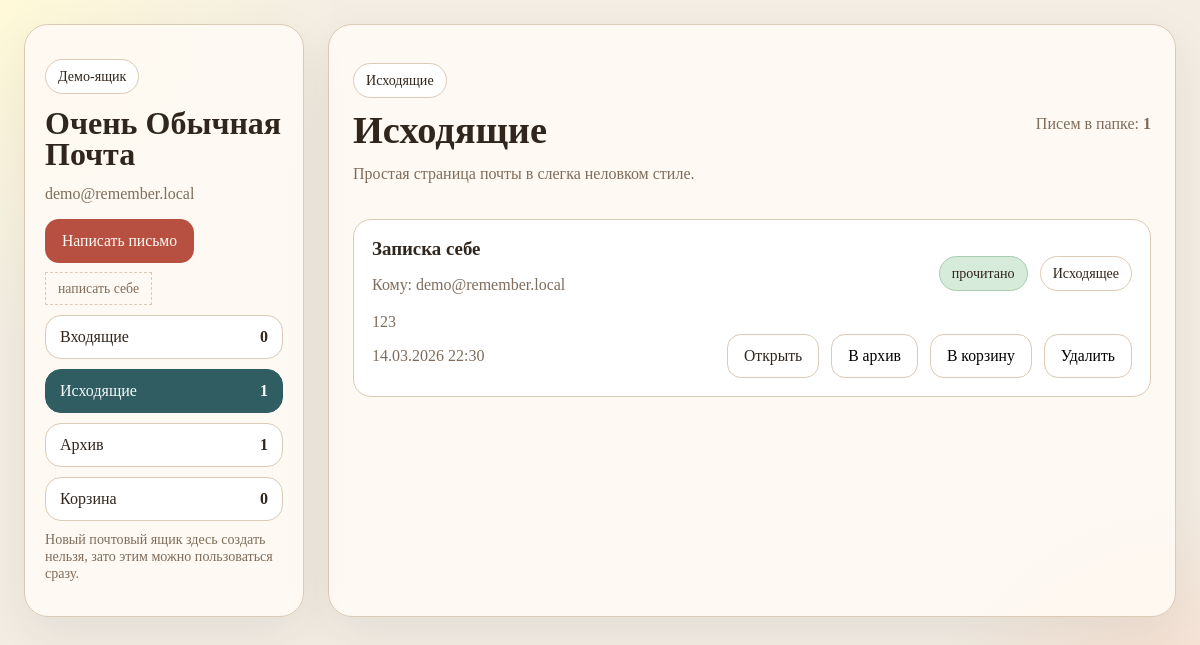
Page /mailbox/?folder=outbox on the committed database.
### mailbox_api/models.py (models this page shows, shortened)
class UserAccount(models.Model):
    email = models.EmailField(unique=True, validators=[EmailValidator()])
    display_name = models.CharField(max_length=255, blank=True)
    created_at = models.DateTimeField(auto_now_add=True)
    class Meta:
        ordering = ["email"]

class MailboxEntry(models.Model):
    class Direction(models.TextChoices):
        INCOMING = "incoming", "Incoming"
        OUTGOING = "outgoing", "Outgoing"
    class Folder(models.TextChoices):
        INBOX = "inbox", "Inbox"
        OUTBOX = "outbox", "Outbox"
        ARCHIVE = "archive", "Archive"
        TRASH = "trash", "Trash"
    owner = models.ForeignKey(
        UserAccount,
        on_delete=models.CASCADE,
        related_name="mailbox_entries",
    )
    message = models.ForeignKey(
        Message,
        on_delete=models.CASCADE,
        related_name="mailbox_entries",
    )
    direction = models.CharField(max_length=10, choices=Direction.choices)
    folder = models.CharField(max_length=10, choices=Folder.choices)
    is_read = models.BooleanField(default=False)
    read_at = models.DateTimeField(null=True, blank=True)
    updated_at = models.DateTimeField(auto_now=True)
    created_at = models.DateTimeField(auto_now_add=True)
    class Meta:
        ordering = ["-message__created_at", "-created_at"]
        constraints = [
            models.UniqueConstraint(
                fields=["owner", "message", "direction"],
                name="unique_mailbox_entry_per_owner_direction",
            )
        ]

class Message(models.Model):
    sender = models.ForeignKey(
        UserAccount,
        on_delete=models.CASCADE,
        related_name="sent_messages",
    )
    recipient = models.ForeignKey(
        UserAccount,
        on_delete=models.CASCADE,
        related_name="received_messages",
    )
    subject = models.CharField(max_length=255)
    body = models.TextField()
    created_at = models.DateTimeField(auto_now_add=True)
    class Meta:
        ordering = ["-created_at"]

### mailbox_api/views.py (the view)
# urls.py: path("mailbox/", MailboxPageView.as_view(), name="mailbox-home"),
class MailboxPageView(View):
    template_name = "mailbox_api/mailbox.html"
    def get(self, request: HttpRequest) -> HttpResponse:
        active_folder = get_active_folder(request.GET.get("folder"))
        entries = [
            decorate_entry(entry)
            for entry in get_demo_mailbox_queryset()
            .filter(folder=active_folder)
            .order_by("is_read", "-message__created_at")
        ]
        context = build_mailbox_base_context(active_folder=active_folder)
        context.update({"entries": entries})
        return render(request, self.template_name, context)

### mailbox_api/services.py (called while the page is built)
def get_or_create_user(email: str, display_name: str = "") -> UserAccount:
    normalized_email = email.strip().lower()
    user, _ = UserAccount.objects.get_or_create(email=normalized_email)
    if display_name and user.display_name != display_name:
        user.display_name = display_name
        user.save(update_fields=["display_name"])
    return user

### mailbox_api/views.py (called while the page is built)
def get_demo_user() -> UserAccount:
    return get_or_create_user(
        settings.DEMO_MAILBOX_EMAIL,
        display_name=settings.DEMO_MAILBOX_NAME,
    )

def get_demo_mailbox_queryset() -> QuerySet[MailboxEntry]:
    demo_user = get_demo_user()
    return MailboxEntry.objects.select_related(
        "owner",
        "message",
        "message__sender",
        "message__recipient",
    ).filter(owner=demo_user)

def get_active_folder(folder_name: str | None) -> str:
    if folder_name in MailboxEntry.Folder.values:
        return folder_name
    return MailboxEntry.Folder.INBOX

def get_folder_label(folder_name: str) -> str:
    labels = {
        MailboxEntry.Folder.INBOX: "Входящие",
        MailboxEntry.Folder.OUTBOX: "Исходящие",
        MailboxEntry.Folder.ARCHIVE: "Архив",
        MailboxEntry.Folder.TRASH: "Корзина",
    }
    return labels[folder_name]

def get_quick_actions(entry: MailboxEntry) -> list[dict[str, str]]:
    actions: list[dict[str, str]] = []
    base_folder = (
        MailboxEntry.Folder.INBOX
        if entry.direction == MailboxEntry.Direction.INCOMING
        else MailboxEntry.Folder.OUTBOX
    )
    if entry.folder != MailboxEntry.Folder.ARCHIVE:
        actions.append({"value": MailboxEntry.Folder.ARCHIVE, "label": "В архив"})
    if entry.folder != MailboxEntry.Folder.TRASH:
        actions.append({"value": MailboxEntry.Folder.TRASH, "label": "В корзину"})
    if entry.folder != base_folder:
        label = "Вернуть во входящие" if base_folder == MailboxEntry.Folder.INBOX else "Вернуть в исходящие"
        actions.append({"value": base_folder, "label": label})
    return actions

def decorate_entry(entry: MailboxEntry) -> MailboxEntry:
    entry.quick_actions = get_quick_actions(entry)
    entry.folder_label = get_folder_label(entry.folder)
    entry.direction_label = "Входящее" if entry.direction == MailboxEntry.Direction.INCOMING else "Исходящее"
    return entry

### mailbox_api/templates/mailbox_api/mailbox.html (shortened to what this page needs)
{% extends "mailbox_api/base.html" %}
{% block content %}
    <div class="header-row">
        <div>
            <p class="pill">{{ active_folder_label }}</p>
            <h2 class="mail-title" style="font-size: 2.4rem;">{{ active_folder_label }}</h2>
            <p class="muted">Простая страница почты в слегка неловком стиле.</p>
        </div>
        <div class="muted">Писем в папке: <strong>{{ entries|length }}</strong></div>
    </div>
    {% if entries %}
        <section class="message-list">
            {% for entry in entries %}
                <article class="message-item{% if not entry.is_read %} unread{% endif %}">
                    <div class="message-top">
                        <div>
                            <a href="{% url 'mailbox-entry-detail' entry.id %}">
                                <h3 class="subject">{{ entry.message.subject }}</h3>
                            </a>
                            <p class="muted">
                                {% if entry.direction == "incoming" %}
                                    От: {{ entry.message.sender.email }}
                                {% else %}
                                    Кому: {{ entry.message.recipient.email }}
                                {% endif %}
                            </p>
                        </div>
                        <div class="actions">
                            {% if entry.is_read %}
                                <span class="badge-read">прочитано</span>
                            {% else %}
                                <span class="badge-unread">не прочитано</span>
                            {% endif %}
                            <span class="badge-folder">{{ entry.direction_label }}</span>
                        </div>
                    </div>
                    <p class="snippet">{{ entry.message.body|truncatechars:160 }}</p>
                    <div class="message-bottom">
                        <div class="muted">{{ entry.message.created_at|date:"d.m.Y H:i" }}</div>
                        <div class="actions">
                            <a class="button button-ghost" href="{% url 'mailbox-entry-detail' entry.id %}">Открыть</a>
                            {% for action in entry.quick_actions %}
                                <form method="post" action="{% url 'mailbox-entry-move' entry.id %}">
                                    <button class="button button-ghost" type="submit">{{ action.label }}</button>
                                </form>
                            {% endfor %}
                            <form method="post" action="{% url 'mailbox-entry-delete' entry.id %}">
                                <button class="button button-ghost" type="submit">Удалить</button>
                            </form>
                        </div>
                    </div>
                </article>
            {% endfor %}
        </section>
    {% else %}
        <div class="empty">
            <h3>Пока пусто</h3>
            <p>В этой папке пока нет писем. Можно написать кому-нибудь или тихонько написать себе.</p>
        </div>
    {% endif %}
{% endblock %}

### mailbox_api/templates/mailbox_api/base.html (shortened to what this page needs)
<!DOCTYPE html>
<html lang="ru">
<head>
</head>
<body>
    <div class="shell">
        <div class="layout">
            <aside class="sidebar">
                <p class="pill">Демо-ящик</p>
                <h1 class="mail-title">{{ demo_user.display_name }}</h1>
                <p class="muted">{{ demo_user.email }}</p>
                <p><a class="compose-button" href="{% url 'mailbox-compose' %}">Написать письмо</a></p>
                <p><a class="button-subtle" href="{% url 'mailbox-compose' %}?subject=Записка%20себе">написать себе</a></p>
                <ul class="nav-list">
                    {% for item in folder_links %}
                        <li>
                            <a class="nav-link{% if item.is_active %} active{% endif %}" href="{% url 'mailbox-home' %}?folder={{ item.value }}">
                                <span>{{ item.label }}</span>
                                <strong>{{ item.count }}</strong>
                            </a>
                        </li>
                    {% endfor %}
                </ul>
                <p class="tiny-note">Новый почтовый ящик здесь создать нельзя, зато этим можно пользоваться сразу.</p>
            </aside>
            <main class="content">
                {% block content %}{% endblock %}
            </main>
        </div>
    </div>
</body>
</html>

### mailbox_api/templates/mailbox_api/base.html (style rules this page uses)
:root { --bg: #f3ede4; --paper: #fffaf4; --paper-2: #fff; --ink: #30261d; --muted: #7e6d5c; --line: #dbcab6; --accent: #b85042; --accent-dark: #8d372d; --ok-soft: #d7ebdb; }
* { box-sizing: border-box; }
body { margin: 0; color: var(--ink); background: radial-gradient(circle at top left, #fff9d9 0, transparent 24%), radial-gradient(circle at bottom right, #f7d8c7 0, transparent 21%), var(--bg); font-family: Georgia, "Times New Roman", serif; min-height: 100vh; }
a { color: inherit; text-decoration: none; }
.shell { max-width: 1280px; margin: 0 auto; padding: 24px; }
.layout { display: grid; grid-template-columns: 280px minmax(0, 1fr); gap: 24px; }
.sidebar, .content { border: 1px solid var(--line); border-radius: 24px; background: rgba(255, 250, 244, 0.92); box-shadow: 0 18px 50px rgba(48, 38, 29, 0.08); }
.sidebar { padding: 20px; position: sticky; top: 24px; height: fit-content; }
.content { padding: 24px; }
.mail-title { margin: 0 0 6px; font-size: 2rem; line-height: 0.95; }
.muted { color: var(--muted); }
.pill, .badge-unread, .badge-read, .badge-folder { display: inline-flex; align-items: center; padding: 8px 12px; border-radius: 999px; font-size: 0.88rem; border: 1px solid var(--line); background: var(--paper-2); }
.badge-read { background: var(--ok-soft); border-color: #a9cdb0; }
.compose-button, .button, button { display: inline-flex; align-items: center; justify-content: center; gap: 8px; border: 1px solid transparent; border-radius: 14px; padding: 12px 16px; font-size: 0.98rem; font-family: inherit; cursor: pointer; }
.compose-button, .button-primary { background: var(--accent); color: #fff9f2; }
.button-ghost { background: var(--paper-2); border-color: var(--line); }
.button-subtle { padding: 8px 12px; font-size: 0.86rem; background: transparent; color: var(--muted); border: 1px dashed var(--line); }
.nav-list { display: grid; gap: 10px; margin: 18px 0 0; padding: 0; list-style: none; }
.nav-link { display: flex; justify-content: space-between; align-items: center; padding: 12px 14px; border-radius: 16px; border: 1px solid var(--line); background: var(--paper-2); }
.nav-link.active { background: #2f5d62; color: #f8fbfb; border-color: #2f5d62; }
.header-row, .message-top, .message-bottom, .detail-meta, .actions { display: flex; justify-content: space-between; gap: 12px; flex-wrap: wrap; align-items: center; }
.message-list { display: grid; gap: 14px; margin-top: 20px; }
.message-item, .panel { border: 1px solid var(--line); border-radius: 18px; padding: 18px; background: var(--paper-2); }
.subject { font-size: 1.18rem; margin: 0; }
.snippet { margin: 0; color: var(--muted); line-height: 1.55; }
.tiny-note { margin-top: 10px; font-size: 0.88rem; color: var(--muted); }

### rows in the picture
UserAccount: display_name "Очень Обычная Почта", email "demo@remember.local"
MailboxEntry: message.subject "Записка себе", message.recipient.email "demo@remember.local", is_read "прочитано", direction_label "Исходящее", message.body "123", message.created_at "14.03.2026 22:30", label "В архив" "В корзину"

### other values in the picture
{{ item.label }} "Входящие" "Исходящие" "Архив" "Корзина"
{{ item.count }} "0" "1" "1" "0"
{{ active_folder_label }} "Исходящие"
{{ entries|length }} "1"
